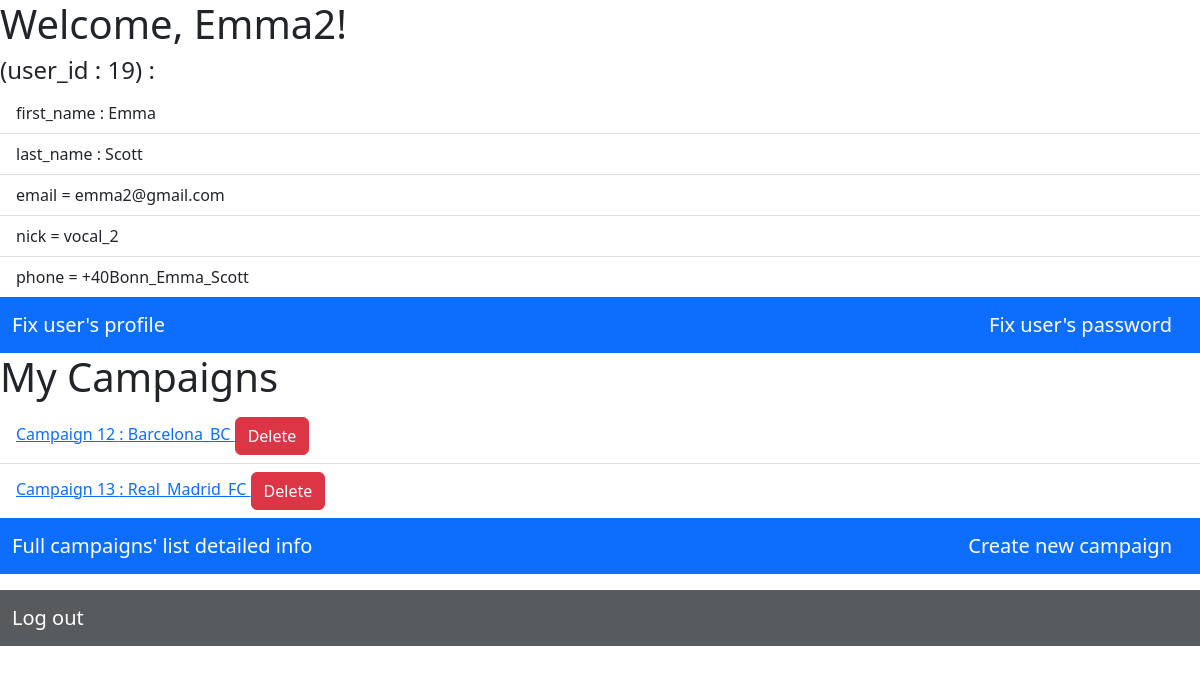
The app's page /users/user/19 with its own data.
### users/models.py (models this page shows, shortened)
class Profile(models.Model):
	user = models.OneToOneField(User, on_delete = models.CASCADE)
	nick = models.CharField(max_length = 64)
	phone = models.CharField(max_length = 32)
	f_name = models.CharField(max_length = 64, default = '1')
	l_name = models.CharField(max_length = 64, default = '1')
	email = models.EmailField(default = 'c@ya.ru')
	sex = models.CharField(max_length = 32, default = '1')
	address = models.CharField(max_length = 100, default = '1')
	bdate = models.DateField(default = date.today)

### campaigns/models.py (models this page shows, shortened)
class Campaign(models.Model):
	title = models.CharField(max_length = 64)
	status = models.CharField(max_length = 1)
	supervisor = models.ForeignKey(Supervisor, on_delete = models.CASCADE, related_name = 'controled_by')
	creator = models.ForeignKey(User, on_delete = models.CASCADE, related_name = 'created_by', default = 1)

### users/views.py (the view)
# urls.py: path('user/<int:user2_id>', views.user2, name = 'user2'),
def user2(request, user2_id):
	user2 = User.objects.get(pk = user2_id)
	campaigns = Campaign.objects.filter(creator = user2)
	return render(request, 'users/user2.html', {
		'user2_campaigns' : campaigns,
		'user2' : user2,
		'msg_2' : {'msg_type' : 'positive', 'msg_text' : 'from user login'},
		})

### users/templates/users/user2.html (shortened to what this page needs)
{% extends 'users/layout.html' %}
{% block body %}
	<h1>Welcome, {{user2.username}}!</h1>
	<h4> (user_id : {{user2.id}}) : </h4>
	<ul class="list-group list-group-flush">
		<li class="list-group-item">first_name : {{user2.profile.f_name}}</li>
		<li class="list-group-item">last_name : {{user2.profile.l_name}}</li>
		<li class="list-group-item">email = {{user2.profile.email}}</li>
 		<li class="list-group-item">nick = {{user2.profile.nick}}</li>
		<li class="list-group-item">phone = {{user2.profile.phone}}</li>
	</ul>
	<nav class="navbar bg-primary">
	  	<div class="container-fluid">
			<a class="navbar-brand text-white" href = "{% url 'users:c_profile2' user2.id %}"> Fix user's profile </a>
			<a class="navbar-brand text-white" href = "{% url 'users:c_password' %}"> Fix user's password </a>
		</div>
	</nav>
	<h1>My Campaigns</h1>
	<ul class="list-group list-group-flush">
		{% for campaign in user2_campaigns %}
		<li class="list-group-item">
		 	<a href="{% url 'campaigns:campaign' campaign.id %}">
				Campaign {{campaign.id}} : {{campaign.title}}
			</a>
 			<a href="{% url 'users:c_delete' campaign.id %}" class="btn btn-danger" role="button" data-bs-toggle="button">Delete</a>
		</li>
		{% empty %}
			<li class="list-group-item"> no campaigns</li>
		{% endfor %}
	</ul>
	<nav class="navbar bg-primary">
	  	<div class="container-fluid">
			<a class="navbar-brand text-white" href = "{% url 'campaigns:index' %}"> Full campaigns' list detailed info </a>
			<a class="navbar-brand text-white" href = "{% url 'campaigns:indexplususer2' user2.id %}"> Create new campaign </a>
		</div>
	</nav>
 	<nav class="navbar bg-dark bg-opacity-75">
 		<div class="container-fluid">
			<a class="navbar-brand text-white" href = "{% url 'users:logout' %}"> Log out </a>
		</div>
	</nav>
{% endblock %}

### records on screen
Campaign: id "12", title "Barcelona_BC"
Campaign: id "13", title "Real_Madrid_FC"

### other values on screen
{{ user2.id }} "19"
{{ user2.profile.f_name }} "Emma"
{{ user2.profile.l_name }} "Scott"
{{ user2.profile.email }} "emma2@gmail.com"
{{ user2.profile.nick }} "vocal_2"
{{ user2.profile.phone }} "+40Bonn_Emma_Scott"
